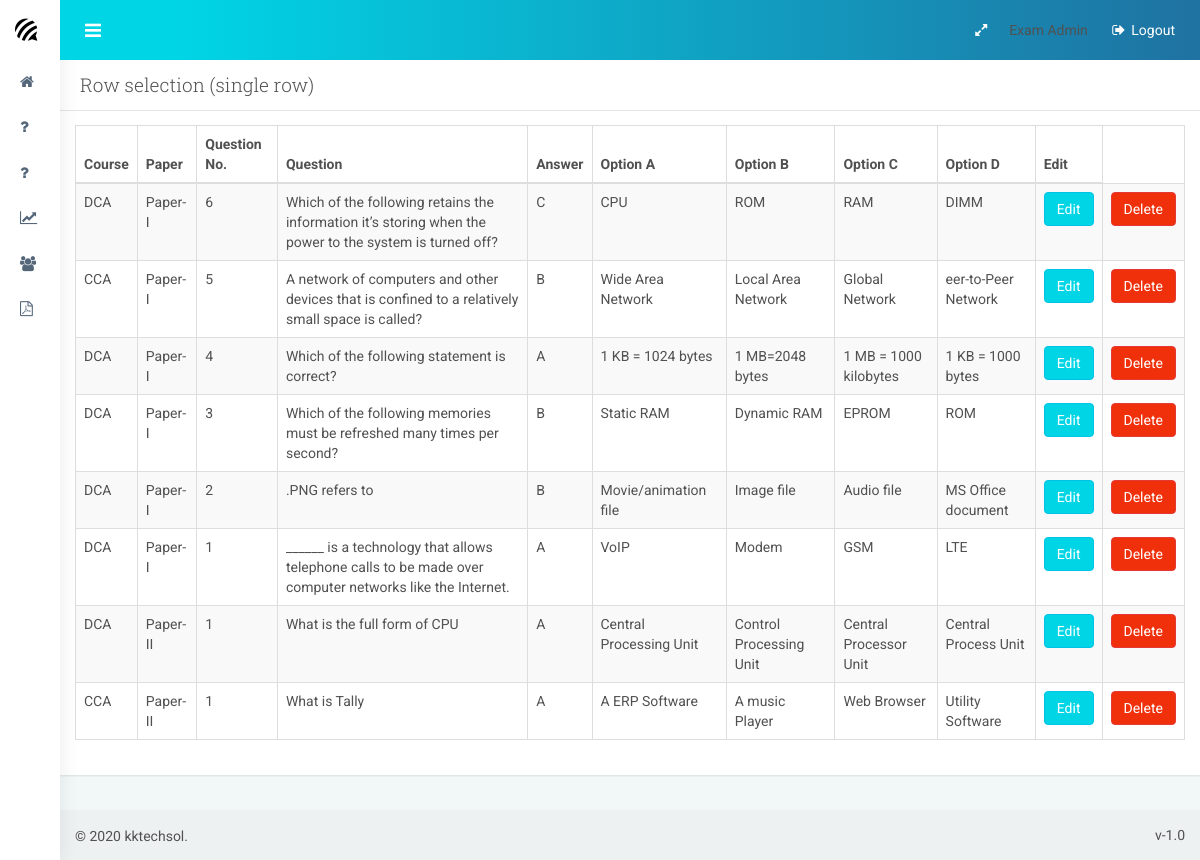
The app's page /examadmin/view_questions/ (signed in) with its own data.
### accounts/models.py (models this page shows, shortened)
class User(AbstractBaseUser):
	phone= models.CharField(verbose_name='phone number', max_length=12,unique=True)
	name=models.CharField(max_length=150,null=True)
	roll=models.CharField(max_length=20,verbose_name='roll',unique=True)
	course=models.ForeignKey(Course,on_delete=models.CASCADE)
	date_joind=models.DateTimeField(verbose_name='date joind', auto_now_add=True)
	is_active = models.BooleanField(default=True)
	is_admin = models.BooleanField(default=False)
	is_staff=models.BooleanField(default=False)
	USERNAME_FIELD = 'roll'
	REQUIRED_FIELDS = ['name','phone']
	objects = UserManager()

### admin_dash/models.py (models this page shows, shortened)
class Questions(models.Model):
    qs_no=models.IntegerField()
    course=models.ForeignKey(Course,on_delete=models.CASCADE)
    paper=models.ForeignKey(Paper,on_delete=models.CASCADE)
    questions=models.TextField()
    answers=models.CharField(max_length=20)
    option_a=models.TextField()
    option_b=models.TextField()
    option_c=models.TextField()
    option_d=models.TextField()

class Course(models.Model):
    course=models.CharField(max_length=150,unique=True)
    def __str__(self):
        return self.course

class Paper(models.Model):
    paper=models.CharField(max_length=150)
    def __str__(self):
        return self.paper

### admin_dash/views.py (the view)
# urls.py: path('view_questions/', views.view_question, name='view_question'),
@staff_member_required
def view_question(request):
    qts=Questions.objects.all()
    context={
        'qts':qts,
    }
    return render(request,'view_questions.html',context)

### admin_dash/templates/view_questions.html (shortened to what this page needs)
{% extends 'exam_admin_base.html' %}
{% block 'content' %}
<div class="panel">
    <div class="panel-heading">
        <h3 class="panel-title">Row selection (single row)</h3>
    </div>
    <div class="panel-body">
        <table id="datatable1" class="table table-striped table-bordered">
            <thead>
                <tr>
                    <th class="min-tablet">Course</th>
                    <th class="min-tablet">Paper</th>
                    <th class="min-tablet">Question No.</th>
                    <th class="min-tablet">Question</th>
                    <th class="min-tablet">Answer</th>
                    <th class="min-desktop">Option A</th>
                    <th class="min-desktop">Option B</th>
                    <th class="min-desktop">Option C</th>
                    <th class="min-desktop">Option D</th>
                    <th class="min-desktop">Edit</th>
                </tr>
            </thead>
            <tbody>
               {% for qs in qts %}
                <tr>
                    <td>{{qs.course}}</td>
                    <td>{{qs.paper}}</td>
                    <td>{{qs.qs_no}}</td>
                    <td>{{qs.questions}}</td>
                    <td>{{qs.answers}}</td>
                    <td>{{qs.option_a}}</td>
                    <td>{{qs.option_b}}</td>
                    <td>{{qs.option_c}}</td>
                    <td>{{qs.option_d}}</td>
                    <td><a href="{% url 'edit_questions' qs.id %}" class="btn btn-info">Edit</a><td><a href="{% url 'delete_questions' qs.id %}" class="btn btn-danger">Delete</a>
                </tr>
                {% endfor %}
    </tbody>
        </table>
    </div>
</div>
{% endblock %}

### admin_dash/templates/exam_admin_base.html (shortened to what this page needs)
{% load static %}
<!DOCTYPE html>
<html lang="en">
    <head>
        <link href="{% static 'css/bootstrap.min.css' %}" rel="stylesheet">
        <link href="{% static 'css/style.css' %}" rel="stylesheet">
        <link href="{% static 'plugins/font-awesome/css/font-awesome.min.css' %}" rel="stylesheet">
        <link href="{% static 'plugins/switchery/switchery.min.css' %}" rel="stylesheet">
        <link href="{% static 'plugins/bootstrap-select/bootstrap-select.min.css' %}" rel="stylesheet">
        <link href="{% static 'plugins/jquery-ricksaw-chart/css/rickshaw.css' %}" rel="stylesheet">
        <link href="{% static 'plugins/bootstrap-validator/bootstrapValidator.min.css' %}" rel="stylesheet">
        <link href="{% static 'css/demo/jquery-steps.min.css' %}" rel="stylesheet">
        <link href="{% static 'plugins/summernote/summernote.min.css' %}" rel="stylesheet">
        <link href="{% static 'css/demo/jasmine.css' %}" rel="stylesheet">
        <link href="{% static 'plugins/pace/pace.min.css' %}" rel="stylesheet">
        <link href="{% static 'admin/plugins/datatables/extensions/Responsive/css/dataTables.responsive.css' %}" rel="stylesheet">
    </head>
    <body>
        <div id="container" class="effect mainnav-sm navbar-fixed mainnav-fixed">
            <header id="navbar">
                <div id="navbar-container" class="boxed">
                    <div class="navbar-content clearfix">
                        <ul class="nav navbar-top-links pull-left">
                            <li class="tgl-menu-btn">
                                <a class="mainnav-toggle" href="#"> <i class="fa fa-navicon fa-lg"></i> </a>
                            </li>
                        </ul>
                        <ul class="nav navbar-top-links pull-right">
                            <li class="hidden-xs" id="toggleFullscreen">
                                <a class="fa fa-expand" data-toggle="fullscreen" href="#" role="button">
                                </a>
                            </li>
                            <li id="dropdown-user" class="dropdown">
                                <div class="username hidden-xs">{{request.user.name}}</div>
                            </li>
                            <li>
                                <a href="{% url 'logout' %}"> <i class="fa fa-sign-out fa-fw"></i> Logout </a>
                            </li>
                        </ul>
                    </div>
                </div>
            </header>
              <div class="boxed">
                 <div id="content-container">
                    {% block 'content' %}
                    {% endblock %}
                </div>
                <nav id="mainnav-container">
                    <div class="navbar-header">
                        <a href="" class="navbar-brand">
                            <i class="fa fa-forumbee brand-icon"></i>
                            <div class="brand-title">
                                <span class="brand-text">ACTCEJNCLD</span>
                            </div>
                        </a>
                    </div>
                    <div id="mainnav">
                        <div id="mainnav-menu-wrap">
                            <div class="nano">
                                <div class="nano-content">
                                    <ul id="mainnav-menu" class="list-group">
                                        <li> <a href="{% url 'exam_admin_home'%}"> <i class="fa fa-home"></i> <span class="menu-title"> Dashboard </span> </a> </li>
                                        <li> <a href="{% url 'add_question'%}"> <i class="fa fa-question"></i> <span class="menu-title"> Add Questions </span> </a> </li>
                                        <li> <a href="{% url 'view_question'%}"> <i class="fa fa-question"></i> <span class="menu-title"> View Questions </span> </a> </li>
                                        <li> <a href="{% url 'view_results'%}"> <i class="fa fa-line-chart"></i> <span class="menu-title"> View Student Results </span> </a> </li>
                                        <li> <a href="{% url 'student_list'%}"> <i class="fa fa-users"></i> <span class="menu-title"> View Students </span> </a> </li>
                                        <li> <a href="{% url 'generate_report'%}"> <i class="fa fa-file-pdf-o"></i> <span class="menu-title"> Generate Marks List </span> </a> </li>
                                    </ul>
                                </div>
                            </div>
                        </div>
                    </div>
                </nav>
             </div>
            <footer id="footer">
                <div class="hide-fixed pull-right pad-rgt">v-1.0</div>
                  <p class="pad-lft">&#0169; 2020 kktechsol.</p>
            </footer>
         </div>
    </body>
</html>

### records on screen
User: user.name "Exam Admin"
Questions: course "DCA", paper "Paper-I", qs_no "6", questions "Which of the following retains the information it’s storing when the power to the system is turned off?", answers "C", option_a "CPU", option_b "ROM", option_c "RAM", option_d "DIMM"
Questions: course "CCA", paper "Paper-I", qs_no "5", questions "A network of computers and other devices that is confined to a relatively small space is called?", answers "B", option_a "Wide Area Network", option_b "Local Area Network", option_c "Global Network", option_d "eer-to-Peer Network"
Questions: course "DCA", paper "Paper-I", qs_no "4", questions "Which of the following statement is correct?", answers "A", option_a "1 KB = 1024 bytes", option_b "1 MB=2048 bytes", option_c "1 MB = 1000 kilobytes", option_d "1 KB = 1000 bytes"
Questions: course "DCA", paper "Paper-I", qs_no "3", questions "Which of the following memories must be refreshed many times per second?", answers "B", option_a "Static RAM", option_b "Dynamic RAM", option_c "EPROM", option_d "ROM"
Questions: course "DCA", paper "Paper-I", qs_no "2", questions ".PNG refers to", answers "B", option_a "Movie/animation file", option_b "Image file", option_c "Audio file", option_d "MS Office document"
Questions: course "DCA", paper "Paper-I", qs_no "1", questions "______ is a technology that allows telephone calls to be made over computer networks like the Internet.", answers "A", option_a "VoIP", option_b "Modem", option_c "GSM", option_d "LTE"
Questions: course "DCA", paper "Paper-II", qs_no "1", questions "What is the full form of CPU", answers "A", option_a "Central Processing Unit", option_b "Control Processing Unit", option_c "Central Processor Unit", option_d "Central Process Unit"
Questions: course "CCA", paper "Paper-II", qs_no "1", questions "What is Tally", answers "A", option_a "A ERP Software", option_b "A music Player", option_c "Web Browser", option_d "Utility Software"
